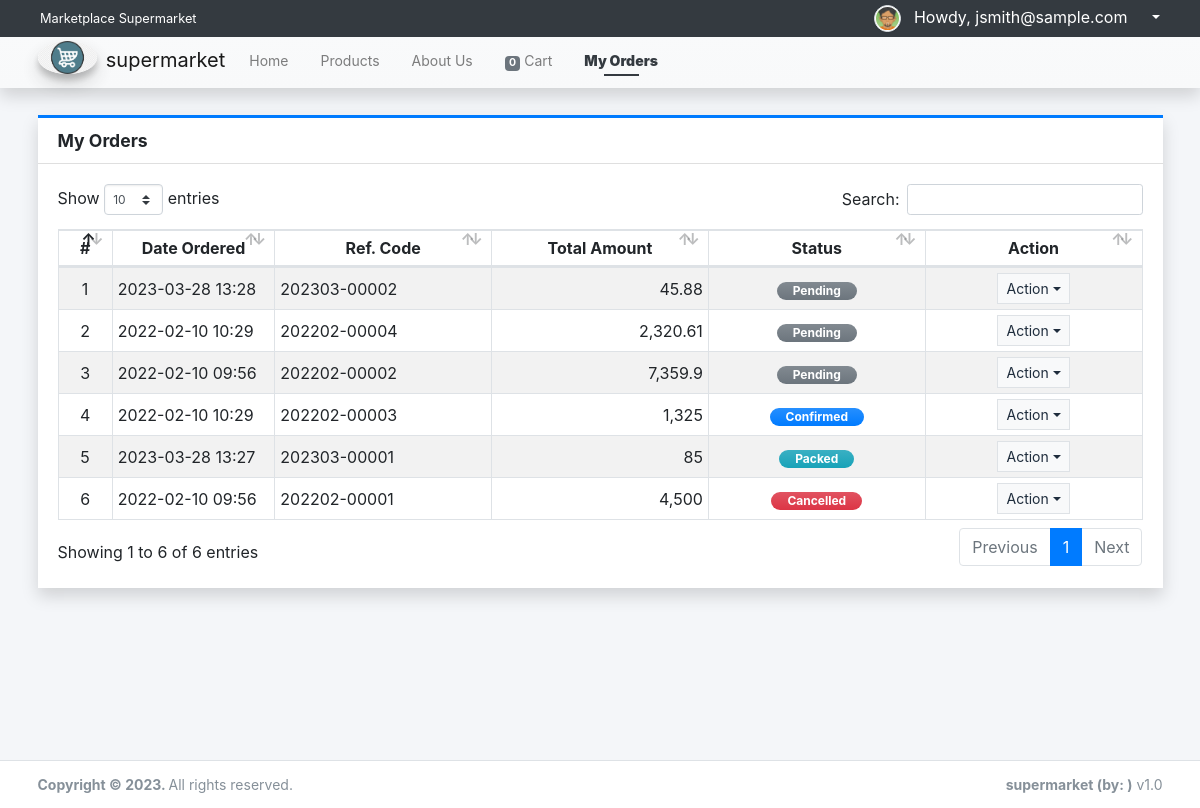
The page /?page=orders/my_orders (signed in) on the database its author committed.
### tables this page shows
CREATE TABLE `order_list` (
  `id` int(30) NOT NULL,
  `code` varchar(100) NOT NULL,
  `client_id` int(30) NOT NULL,
  `vendor_id` int(30) NOT NULL,
  `total_amount` double NOT NULL DEFAULT 0,
  `delivery_address` text NOT NULL,
  `status` tinyint(1) NOT NULL DEFAULT 0,
  `date_created` datetime NOT NULL DEFAULT current_timestamp(),
  `date_updated` datetime DEFAULT NULL ON UPDATE current_timestamp()
);

### classes/DBConnection.php (called while the page is built, shortened)
<?php
class DBConnection{
    private $host = DB_SERVER;
    private $username = DB_USERNAME;
    private $password = DB_PASSWORD;
    private $database = DB_NAME;
    public $conn;
    public function __construct(){
        if (!isset($this->conn)) {
            $this->conn = new mysqli($this->host, $this->username, $this->password, $this->database);
        }
    }
}
?>

### classes/SystemSettings.php (called while the page is built, shortened)
<?php
class SystemSettings extends DBConnection{
	function userdata($field = ''){
		if(!empty($field)){
			if(isset($_SESSION['userdata'][$field]))
				return $_SESSION['userdata'][$field];
			else
				return null;
		}else{
			return false;
		}
	}
}
$_settings = new SystemSettings();
?>

### config.php (called while the page is built, shortened)
<?php
require_once('classes/DBConnection.php');
require_once('classes/SystemSettings.php');
function format_num($number = 0, $max_decimal = ''){
    if(is_numeric($number)){
        $ex = explode('.',$number);
        $dec = isset($ex[1]) ? strlen($ex[1]) : 0;
        if(empty($max_decimal) || (is_numeric($max_decimal) && $max_decimal >= $dec)){
            return number_format($number,$dec);
        }else{
            if(is_numeric($max_decimal))
                return number_format($number,$max_decimal);
            else
                return "Invalid Maximum Decimal";
        }
    }else{
        return "Invalid Number";
    }
}
?>

### orders/my_orders.php (the view, shortened to what this page needs)
<div class="content py-3">
    <div class="card card-outline card-primary rounded-0 shadow">
        <div class="card-header">
            <h5 class="card-title"><b>My Orders</b></h5>
        </div>
        <div class="card-body">
            <div class="w-100 overflow-auto">
            <table class="table table-bordered table-striped">
                <colgroup>
                    <col width="5%">
                    <col width="15%">
                    <col width="20%">
                    <col width="20%">
                    <col width="20%">
                    <col width="20%">
                </colgroup>
                <thead>
                    <tr>
                        <th class="p1 text-center">#</th>
                        <th class="p1 text-center">Date Ordered</th>
                        <th class="p1 text-center">Ref. Code</th>
                        <th class="p1 text-center">Total Amount</th>
                        <th class="p1 text-center">Status</th>
                        <th class="p1 text-center">Action</th>
                    </tr>
                </thead>
                <tbody>
                    <?php
                    $i = 1;
                    $orders = $conn->query("SELECT * FROM `order_list` where client_id = '{$_settings->userdata('id')}' order by `status` asc,unix_timestamp(date_created) desc ");
                    while($row = $orders->fetch_assoc()):
                    ?>
                    <tr>
                        <td class="px-2 py-1 align-middle text-center"><?= $i++; ?></td>
                        <td class="px-2 py-1 align-middle"><?= date("Y-m-d H:i", strtotime($row['date_created'])) ?></td>
                        <td class="px-2 py-1 align-middle"><?= $row['code'] ?></td>
                        <td class="px-2 py-1 align-middle text-right"><?= format_num($row['total_amount']) ?></td>
                        <td class="px-2 py-1 align-middle text-center">
                            <?php
                                switch($row['status']){
                                    case 0:
                                        echo '<span class="badge badge-secondary bg-gradient-secondary px-3 rounded-pill">Pending</span>';
                                        break;
                                    case 1:
                                        echo '<span class="badge badge-primary bg-gradient-primary px-3 rounded-pill">Confirmed</span>';
                                        break;
                                    case 2:
                                        echo '<span class="badge badge-info bg-gradient-info px-3 rounded-pill">Packed</span>';
                                        break;
                                    case 5:
                                        echo '<span class="badge badge-danger bg-gradient-danger px-3 rounded-pill">Cancelled</span>';
                                        break;
                                }
                            ?>
                        </td>
                        <td class="px-2 py-1 align-middle text-center">
                            <button type="button" class="btn btn-flat border btn-light btn-sm dropdown-toggle dropdown-icon" data-toggle="dropdown">
                                Action
                            </button>
                        </td>
                    </tr>
                    <?php endwhile; ?>
                </tbody>
            </table>
            </div>
        </div>
    </div>
</div>

### rows shown on the page
order_list: date_created "2023-03-28 13:28", code "202303-00002", total_amount "45.88", status "Pending"
order_list: date_created "2022-02-10 10:29", code "202202-00004", total_amount "2,320.61", status "Pending"
order_list: date_created "2022-02-10 09:56", code "202202-00002", total_amount "7,359.9", status "Pending"
order_list: date_created "2022-02-10 10:29", code "202202-00003", total_amount "1,325", status "Confirmed"
order_list: date_created "2023-03-28 13:27", code "202303-00001", total_amount "85", status "Packed"
order_list: date_created "2022-02-10 09:56", code "202202-00001", total_amount "4,500", status "Cancelled"

### other values the page prints
$_settings->info('name') "Marketplace Supermarket"
$_settings->userdata('email') "jsmith@sample.com"
$_settings->info('short_name') "supermarket"
format_num($cart_count) "0"
